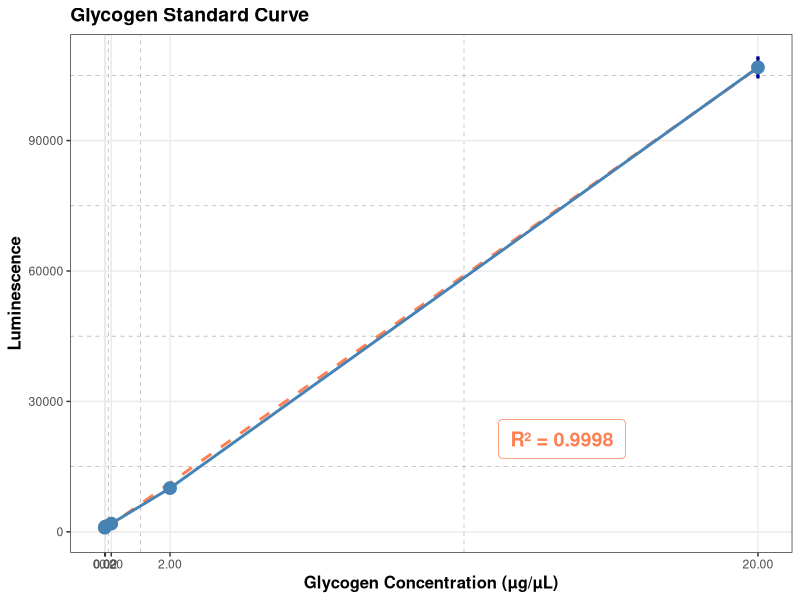
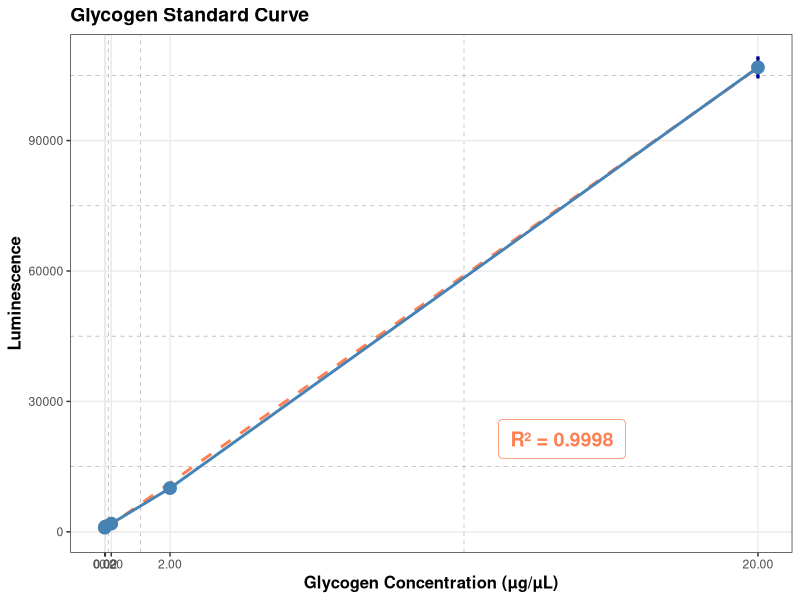

These figures' R source, in order:
## ---- chunk 1
library(ggplot2)

# Glycogen standard curve data from rows E, F, G, columns 1-5
# Concentrations in ug/uL
concentrations <- c(20, 2, 0.2, 0.02, 0)

# Luminescence values for each replicate
row_E <- c(107660, 9963, 1968, 1277, 1164)
row_F <- c(110174, 10220, 1875, 1256, 737)
row_G <- c(102674, 10001, 1815, 1126, 963)

# Calculate mean and standard error for each concentration
means <- numeric(5)
std_errors <- numeric(5)
std_devs <- numeric(5)

for (i in 1:5) {
  values <- c(row_E[i], row_F[i], row_G[i])
  means[i] <- mean(values)
  std_devs[i] <- sd(values)
  std_errors[i] <- sd(values) / sqrt(length(values))
}

# Create data frame for plotting
summary_data <- data.frame(
  concentration = concentrations,
  mean_luminescence = means,
  se = std_errors,
  sd = std_devs,
  cv = (std_devs / means) * 100
)

# Calculate linear regression and R-squared
lm_model <- lm(mean_luminescence ~ concentration, data = summary_data)
r_squared <- summary(lm_model)$r.squared

# Create the plot
plot <- ggplot(summary_data, aes(x = concentration, y = mean_luminescence)) +
  geom_smooth(method = "lm", se = FALSE, linetype = "dashed", 
              color = "coral", linewidth = 1) +
  geom_errorbar(aes(ymin = mean_luminescence - se, ymax = mean_luminescence + se),
                width = 0.1, linewidth = 1, color = "darkblue") +
  geom_line(color = "steelblue", linewidth = 1) +
  geom_point(color = "steelblue", size = 4) +
  annotate("label", x = max(summary_data$concentration) * 0.7, 
           y = max(summary_data$mean_luminescence) * 0.2,
           label = sprintf("R² = %.4f", r_squared),
           size = 5, fontface = "bold", fill = "white", 
           color = "coral", label.padding = unit(0.5, "lines")) +
  labs(
    title = "Glycogen Standard Curve",
    x = "Glycogen Concentration (µg/µL)",
    y = "Luminescence"
  ) +
  scale_x_continuous(breaks = concentrations) +
  theme_bw() +
  theme(
    plot.title = element_text(size = 14, face = "bold"),
    axis.title = element_text(size = 12, face = "bold"),
    panel.grid.minor = element_line(linetype = "dashed", color = "grey70")
  )

# Save the plot
ggsave("glycogen_standard_curve.png", plot, width = 10, height = 6, dpi = 300)

# Display the plot
plot

# Print summary statistics
cat("Glycogen Standard Curve Summary:\n")
cat(rep("=", 50), "\n", sep = "")
for (i in 1:nrow(summary_data)) {
  cat(sprintf("Concentration: %g µg/µL\n", summary_data$concentration[i]))
  cat(sprintf("  Mean Luminescence: %.2f\n", summary_data$mean_luminescence[i]))
  cat(sprintf("  Standard Error: %.2f\n", summary_data$se[i]))
  cat(sprintf("  CV%%: %.2f%%\n\n", summary_data$cv[i]))
}
